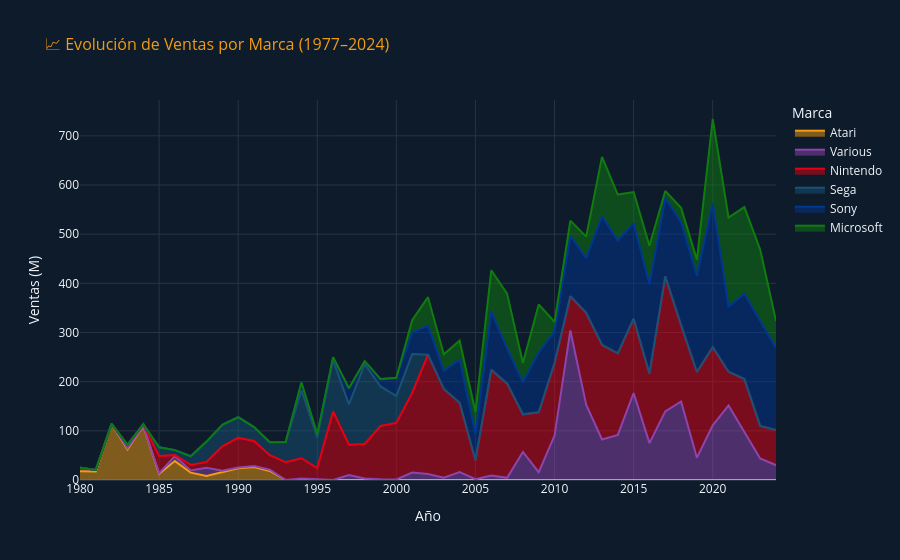

Notebook cell for this chart:
### Code cell
#  Evolución temporal por marca (interactivo Plotly) 
brand_year = df.groupby([COL['anio_juego'], COL['marca']])[COL['ventas_total']].sum().reset_index()
brand_year.columns = ['Año', 'Marca', 'Ventas (M)']

fig = px.area(
    brand_year, x='Año', y='Ventas (M)', color='Marca',
    color_discrete_map=PALETTE_BRANDS,
    title='📈 Evolución de Ventas por Marca (1977–2024)',
    template='plotly_dark',
)
fig.update_layout(
    title_font_size=16, title_font_color=GOLD,
    legend_title='Marca', hovermode='x unified',
    paper_bgcolor='#0D1B2A', plot_bgcolor='#0D1B2A',
)
fig.show()

### Figure 1 — Plotly figure (JSON) as saved in the notebook; plotly's stock layout.template omitted (floating-point values rounded to 4 significant figures)
{"data": [{"fillpattern": {"shape": ""}, "hovertemplate": "Marca=Atari<br>Año=%{x}<br>Ventas (M)=%{y}<extra></extra>", "legendgroup": "Atari", "line": {"color": "#F39C12"}, "marker": {"symbol": "circle"}, "mode": "lines", "name": "Atari", "orientation": "v", "showlegend": true, "stackgroup": "1", "type": "scatter", "x": [1980, 1981, 1982, 1983, 1984, 1985, 1986, 1987, 1988, 1989, 1990, 1991, 1992], "xaxis": "x", "y": [17.95, 17.35, 114.2, 62.29, 110.1, 12.81, 38.5, 14.91, 8.13, 16.1, 23.79, 26.34, 18.35], "yaxis": "y"}, {"fillpattern": {"shape": ""}, "hovertemplate": "Marca=Various<br>Año=%{x}<br>Ventas (M)=%{y}<extra></extra>", "legendgroup": "Various", "line": {"color": "#8E44AD"}, "marker": {"symbol": "circle"}, "mode": "lines", "name": "Various", "orientation": "v", "showlegend": true, "stackgroup": "1", "type": "scatter", "x": [1980, 1981, 1983, 1985, 1986, 1987, 1988, 1989, 1990, 1991, 1992, 1994, 1995, 1997, 1998, 1999, 2000, 2001, 2002, 2003, 2004, 2005, 2006, 2007, 2008, 2009, 2010, 2011, 2012, 2013, 2014, 2015, 2016, 2017, 2018, 2019, 2020, 2021, 2022, 2023, 2024], "xaxis": "x", "y": [7.18, 3.24, 2.33, 1.12, 9.96, 4.47, 16.79, 2.75, 1.5, 2.07, 2.55, 2.96, 1.66, 9.98, 3.0, 1.43, 1.02, 15.08, 12.01, 4.74, 16.04, 1.64, 9.12, 4.43, 57.17, 15.84, 90.44, 304.1, 153.4, 82.36, 91.71, 176.9, 75.03, 139.6, 159.8, 45.37, 111.3, 151.6, 99.01, 43.87, 30.08], "yaxis": "y"}, {"fillpattern": {"shape": ""}, "hovertemplate": "Marca=Nintendo<br>Año=%{x}<br>Ventas (M)=%{y}<extra></extra>", "legendgroup": "Nintendo", "line": {"color": "#E60012"}, "marker": {"symbol": "circle"}, "mode": "lines", "name": "Nintendo", "orientation": "v", "showlegend": true, "stackgroup": "1", "type": "scatter", "x": [1983, 1984, 1985, 1986, 1987, 1988, 1989, 1990, 1991, 1992, 1993, 1994, 1995, 1996, 1997, 1998, 1999, 2000, 2001, 2002, 2003, 2004, 2005, 2006, 2007, 2008, 2009, 2010, 2011, 2012, 2013, 2014, 2015, 2016, 2017, 2018, 2019, 2020, 2021, 2022, 2023, 2024], "xaxis": "x", "y": [7.09, 3.26, 34.98, 2.12, 11.4, 11.87, 49.69, 60.48, 51.05, 29.65, 36.15, 41.27, 22.52, 139.5, 61.92, 70.22, 108.5, 115.0, 162.0, 242.9, 180.5, 141.1, 38.35, 214.9, 192.0, 76.45, 122.0, 147.3, 69.6, 186.7, 192.7, 165.8, 151.1, 141.2, 274.4, 155.1, 174.2, 159.1, 68.65, 106.3, 66.27, 71.6], "yaxis": "y"}, {"fillpattern": {"shape": ""}, "hovertemplate": "Marca=Sega<br>Año=%{x}<br>Ventas (M)=%{y}<extra></extra>", "legendgroup": "Sega", "line": {"color": "#1A5276"}, "marker": {"symbol": "circle"}, "mode": "lines", "name": "Sega", "orientation": "v", "showlegend": true, "stackgroup": "1", "type": "scatter", "x": [1985, 1986, 1987, 1988, 1989, 1990, 1991, 1992, 1993, 1994, 1995, 1996, 1997, 1998, 1999, 2000, 2001], "xaxis": "x", "y": [17.64, 10.21, 17.54, 41.39, 43.85, 41.9, 28.26, 26.04, 41.18, 137.9, 62.38, 104.4, 81.95, 162.4, 80.29, 54.74, 79.23], "yaxis": "y"}, {"fillpattern": {"shape": ""}, "hovertemplate": "Marca=Sony<br>Año=%{x}<br>Ventas (M)=%{y}<extra></extra>", "legendgroup": "Sony", "line": {"color": "#003791"}, "marker": {"symbol": "circle"}, "mode": "lines", "name": "Sony", "orientation": "v", "showlegend": true, "stackgroup": "1", "type": "scatter", "x": [1994, 1995, 1996, 1997, 1998, 1999, 2000, 2001, 2002, 2003, 2004, 2005, 2006, 2007, 2008, 2009, 2010, 2011, 2012, 2013, 2014, 2015, 2016, 2017, 2018, 2019, 2020, 2021, 2022, 2023, 2024], "xaxis": "x", "y": [16.22, 6.3, 6.05, 32.69, 6.08, 15.02, 37.33, 43.93, 58.86, 36.65, 87.52, 54.02, 118.7, 70.6, 65.74, 121.4, 64.16, 123.2, 111.0, 261.7, 229.5, 194.5, 181.8, 159.6, 209.3, 196.0, 292.8, 132.1, 173.7, 212.6, 166.8], "yaxis": "y"}, {"fillpattern": {"shape": ""}, "hovertemplate": "Marca=Microsoft<br>Año=%{x}<br>Ventas (M)=%{y}<extra></extra>", "legendgroup": "Microsoft", "line": {"color": "#107C10"}, "marker": {"symbol": "circle"}, "mode": "lines", "name": "Microsoft", "orientation": "v", "showlegend": true, "stackgroup": "1", "type": "scatter", "x": [2001, 2002, 2003, 2004, 2005, 2006, 2007, 2008, 2009, 2010, 2011, 2012, 2013, 2014, 2015, 2016, 2017, 2018, 2019, 2020, 2021, 2022, 2023, 2024], "xaxis": "x", "y": [24.62, 58.05, 34.09, 38.61, 44.32, 83.81, 112.0, 38.56, 97.76, 19.77, 30.71, 44.06, 120.6, 93.57, 62.98, 78.42, 14.09, 29.38, 32.67, 171.1, 181.3, 176.0, 146.0, 54.97], "yaxis": "y"}], "layout": {"hovermode": "x unified", "legend": {"title": {"text": "Marca"}, "tracegroupgap": 0}, "paper_bgcolor": "#0D1B2A", "plot_bgcolor": "#0D1B2A", "title": {"font": {"color": "#F39C12", "size": 16}, "text": "📈 Evolución de Ventas por Marca (1977–2024)"}, "xaxis": {"anchor": "y", "domain": [0, 1], "title": {"text": "Año"}}, "yaxis": {"anchor": "x", "domain": [0, 1], "title": {"text": "Ventas (M)"}}}}
